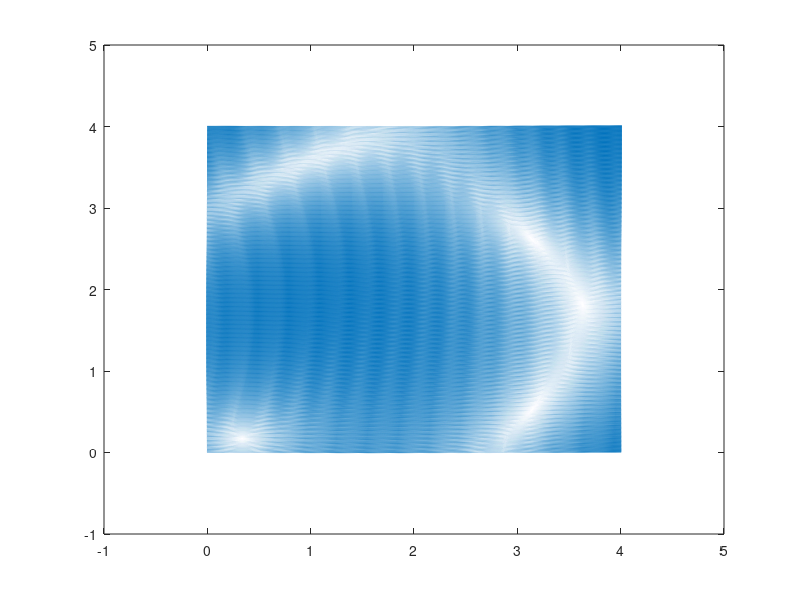

Recreate this plot in MATLAB.
clear all;
h=0.01;
t=0:h:20;
%phi=[a; b; c];
v=[1; 2; 3];
k=2;
%psi=[phi(2,1)-phi(1,1); phi(3,1)-phi(1,1)];
%w=[v(2,1)-v(1,1); v(3,1)-v(2,1)];
limit1=0;
limit2=4;
limit3=0;
limit4=2;
 
f=@(psi21,psi31) v(2)-v(1) +k*(-2*sin(psi21) - sin(psi31) + sin(psi31-psi21));
g=@(psi21,psi31) v(3)-v(1) +k*(-2*sin(psi31) - sin(psi21) + sin(psi21-psi31));

%X=[limit1:h:limit2;limit1:h:limit2];
X=[limit1:h:limit2;limit1:h:limit2];

for i=1:length(X)
    for j=1:length(X)
        dpsi21(i,j)=f(X(1,i),X(2,j));
        dpsi31(i,j)=g(X(1,i),X(2,j));
        %{
        if(dpsi21<10^-2)
            if(dpsi31<10^-2)
            disp(X(1,i),X(2,j));
            end
        else
            %disp('NF');
        end
        %}
    end
end
quiver(X(1,:),X(2,:),dpsi21,dpsi31);